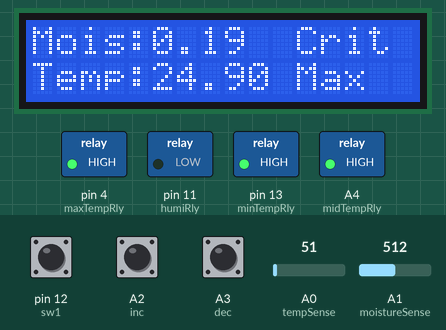
The sketch below on a simulated Arduino Mega 2560, built with avr-gcc and run on an emulated ATmega2560. On the bench: 16×2 character LCD, switched loads named in the sketch (green lamp = pin HIGH). The test bench sets the inputs (shaded band); at power-on: A1 (moistureSense) = 512, pin 12 (sw1) HIGH, A0 (tempSense) = 51, A2 (inc) HIGH, A3 (dec) HIGH. EEPROM starts erased; the modem accepts every AT command (registered, SIM ready, sends succeed) and sends nothing else; what the sketch prints to the serial monitor is not drawn.

Above: at 20.0 s.
20.1 s: A1 (moistureSense) set to 527
At 28.4 s:
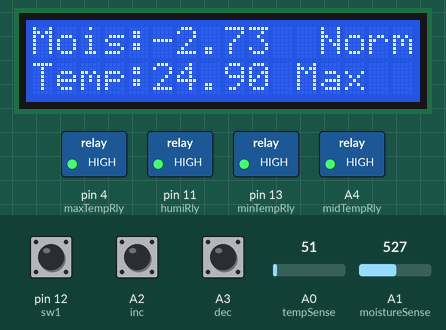
35.3 s: pin 12 (sw1) pulled LOW for 3.2 s
At 39.7 s:
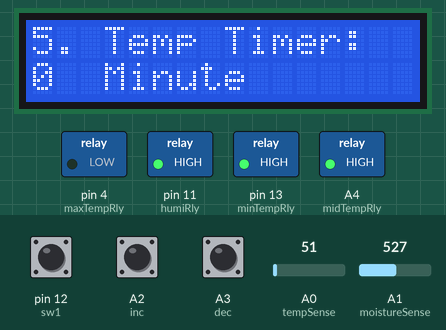
40.0 s: pin 12 (sw1) pulled LOW for 0.2 s
At 41.6 s:
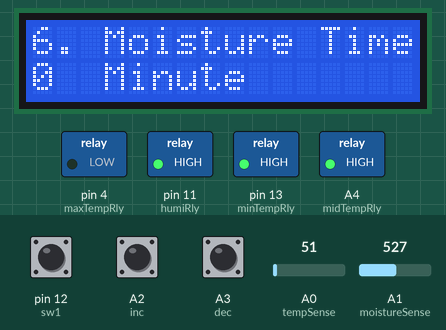
42.2 s: pin 12 (sw1) pulled LOW for 1 s
At 43.0 s:
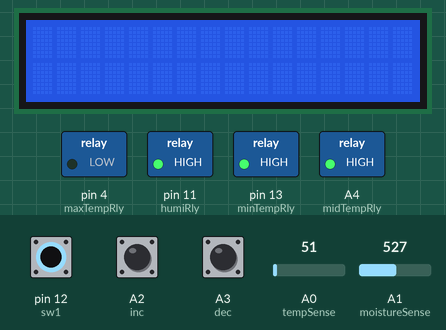
44.7 s: A0 (tempSense) set to 15
At 49.1 s:
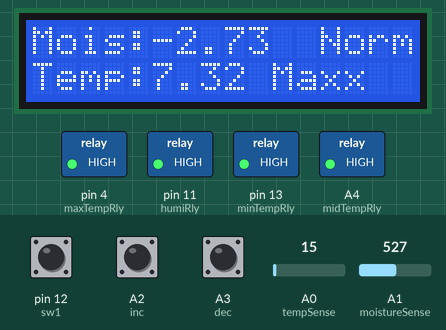
51.2 s: A1 (moistureSense) set to 511
At 52.7 s:
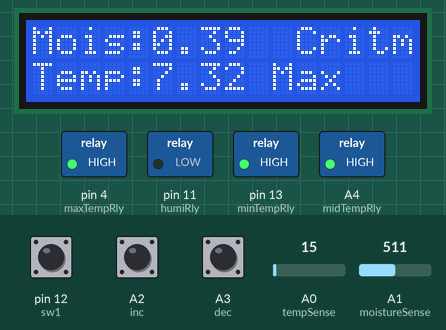
Timing chart, 0 to 59.9 s (numbered marks = the images above; inputs shaded):
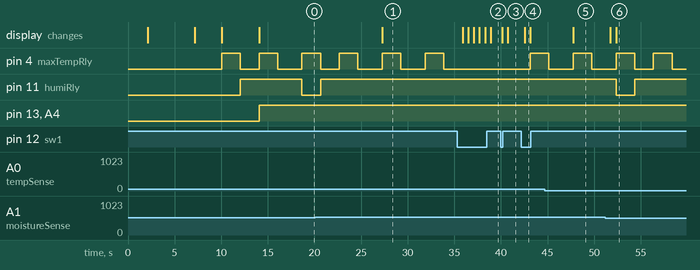

The sketch:

IOT_TEM_HUMI_okk_tested.ino
```cpp
#include<EEPROM.h>
#include<LM35.h>
#include<ThingSpeak.h>
#include<LiquidCrystal.h>
LiquidCrystal lcd(5, 6, 7, 8, 9, 10);
#include<Timer.h>
Timer t;
#include <SoftwareSerial.h>
SoftwareSerial Serial1(2, 3);//tx,rx//

String str="";

#define sw1 12
#define inc A2
#define dec A3

#define humiRly 11
#define minTempRly 13
#define midTempRly A4
#define maxTempRly 4

int moistureSense=A1;
int tempSense=A0;

char setFlag;
long count,count1;
int val;

float offset=0;

const char *host = "api.thingspeak.com";
char *api_key = "FF7K2ORV8BCHQ3T2";
static char postUrl[150];
float humi, tem;

long humiTimer,tempTimer;
unsigned int humiTimerCount,tempTimerCount;
long humiTime=0;

enum
{
  temMinLoc = 0,
  temMidLoc,
  temMaxLoc,
  humiLoc,
  temTimerLoc,
  humiTimerLoc,
};

void serialEvent1()
{
  while(Serial1.available())
  {
    char ch=Serial1.read();
  //  Serial.print(ch);
    str+=ch;
  }
}

void connect_wifi(String cmd, String res, int t)
{
  int temp = 0, i = 0;
  while (1)
  {
    //lcd.clear();
    //lcd.print(cmd);
    //Serial.println(cmd);
    str="";
    Serial1.println(cmd);
    delay(1000);
    serialEvent1();
    Serial.print(str);
    if(str.indexOf(res)>=0)
    {
      break;
    }
    delay(t);
    if (i > 5)
      break;
    i++;
  }
}

void send2server()
{
  count1++;
  if(count1>=120)
  {
    count1=0;
  lcd.clear();
  lcd.print("Sending Data ");
  lcd.setCursor(0,1);
  lcd.print("To Server");
  char tempStr[8];
  char humidStr[8];
  dtostrf(tem, 5, 3, tempStr);
  dtostrf(humi, 5, 3, humidStr);
  sprintf(postUrl, "update?api_key=%s&field1=%s&field2=%s", api_key, tempStr, humidStr);
  httpGet("api.thingspeak.com", postUrl, 80);
  httpGet("api.thingspeak.com", postUrl, 80);
  lcd.clear();
  }
}

void httpGet(String ip, String path, int port)
{
  int resp;
  String atHttpGetCmd = "GET /" + path + " HTTP/1.0\r\n\r\n";
  //AT+CIPSTART="TCP","192.168.20.200",80
  String atTcpPortConnectCmd = "AT+CIPSTART=\"TCP\",\"" + ip + "\"," + port + "";
  connect_wifi(atTcpPortConnectCmd, "CONNECT", 2000);
  int len = atHttpGetCmd.length();
  String atSendCmd = "AT+CIPSEND=";
  atSendCmd += len;
  Serial1.println(atSendCmd);
  delay(1000);
  Serial1.println(atHttpGetCmd);
  delay(2000);
}

void Manu()
{
  setFlag=1;
  if (digitalRead(sw1) == 0)
  {
    count++;
    if (count>6)
      count = 0;
    setFlag = 0;
    lcd.clear();
    if(count == 1)
    val=EEPROM.read(temMinLoc);
    else if(count == 2)
    val=EEPROM.read(temMidLoc);
    else if(count == 3)
    val=EEPROM.read(temMaxLoc);
    else if(count == 4)
    val=EEPROM.read(humiLoc);
    else if(count == 5)
    val=EEPROM.read(temTimerLoc);
    else if(count == 6)
    val=EEPROM.read(humiTimerLoc);
  }

 /* else if (digitalRead(ok) == 0)
  {
    setFlag = 1;
    delay(500);
  }
*/
  else if (digitalRead(inc) == 0)
  {
    val++;
    if (val >= 100)
      val = 0;
      delay(75);
  }

  else if (digitalRead(dec) == 0)
  {
    val--;
    if (val <= 0)
      val = 100;
      delay(75);
  }

  switch (count)
  {

    case 1:
      lcd.setCursor(0, 0);
      lcd.print("1. Temp Min:");
      if (setFlag)
      {
        lcd.setCursor(0, 1);
       // val = (int)EEPROM.read(temMinLoc) + val;
        lcd.print(val);
        EEPROM.write(temMinLoc, val);
       //                 lcd.setCursor(6, 1);
        lcd.print(" *C");
      }
      break;

    case 2:
      lcd.setCursor(0, 0);
      lcd.print("2. Temp Mid:");
      if (setFlag)
      {
       lcd.setCursor(0, 1);
       // val = EEPROM.read(temMidLoc) + val;
        lcd.print(val);
        EEPROM.write(temMidLoc, val);
                    //    lcd.setCursor(6, 1);
        lcd.print(" *C");
      }
      break;

    case 3:
      lcd.setCursor(0, 0);
      lcd.print("3. Temp Max:");
      if (setFlag)
      {
        lcd.setCursor(0, 1);
        //val = (int)EEPROM.read(temMaxLoc) + val;
        lcd.print(val);
          //      lcd.setCursor(6, 1);
        lcd.print(" *C");
        EEPROM.write(temMaxLoc, val);
      }
      break;

    case 4:
      lcd.setCursor(0, 0);
      lcd.print("4. Moisture limit:");
      if (setFlag)
      {
       // lcd.setCursor(0, 1);
        //val = EEPROM.read(humiLoc) + val;

                lcd.setCursor(0, 1);
                lcd.print(val);
        lcd.print(" %");
        EEPROM.write(humiLoc, val);
      }
      break;

    case 5:
      lcd.setCursor(0, 0);
      lcd.print("5. Temp Timer:");
      if (setFlag)
      {
      //  lcd.setCursor(0, 1);
        //val = EEPROM.read(temTimerLoc) + val;

      //  lcd.print("      ");
                lcd.setCursor(0, 1);
                lcd.print(val);
        lcd.print("  Minute");
        EEPROM.write(temTimerLoc, val);
      }
      break;

    case 6:
      lcd.setCursor(0, 0);
      lcd.print("6. Moisture Timer:");
      if (setFlag)
      {
      //
        //val = EEPROM.read(humiTimerLoc) + val;
        lcd.setCursor(0, 1);
        lcd.print(val);
        lcd.print("  Minute");
        EEPROM.write(humiTimerLoc, val);
      }
      break;
  }
  lcd.print("     ");
  delay(400);
}

void timerFun()
{
 // humiTimerCount++;
  tempTimerCount++;
}

void setup()
{
  lcd.begin(16, 2);
  lcd.clear();
  lcd.print("  Temp & Humi    ");
  lcd.setCursor(0, 1);
  lcd.print("Control & Monitor");
  delay(2000);
  Serial1.begin(9600);
  Serial.begin(9600);
   lcd.clear();
    lcd.print("WIFI Connecting");
    lcd.setCursor(0,1);
    lcd.print("Please wait....");
  //  Serial.println("Connecting Wifi....");
    Serial1.println("AT+UART_DEF=9600,8,1,0,0");
    connect_wifi("AT","OK",1000);
    connect_wifi("ATE1","OK",1000);
    Serial1.println("AT+CWMODE=3");
    delay(1000);
    connect_wifi("AT+CWQAP","OK",1000);
//    connect_wifi("AT+RST",5000);
    connect_wifi("AT+CWJAP=\"harshit\",\"12345678\"","CONNECT",5000);
 // connect_wifi("AT+CWJAP=\"Redmi\",\"arishkhan\"","CONNECT",5000);
    Serial.println("Wifi Connected");
    lcd.clear();
    lcd.print("WIFI Connected.");

 // pinMode(heart, OUTPUT);
  pinMode(sw1, INPUT_PULLUP);
  pinMode(inc, INPUT_PULLUP);
  pinMode(dec, INPUT_PULLUP);
  pinMode(humiRly, OUTPUT);
  pinMode(minTempRly, OUTPUT);
  pinMode(midTempRly, OUTPUT);
  pinMode(maxTempRly, OUTPUT);
  for (int i = 0 ; i < 255 ; i++)
  {
    if(EEPROM.read(i) == 255)
    EEPROM.write(i, 0);
  }
  delay(2000);
float val1=0;
  for(int i=0;i<50;i++)
{
  val1+=analogRead(moistureSense);
}
offset=((val1/50)/100)+0.01;
Serial.println(offset);

  //t.oscillate(heart, 1000, LOW);
 t.every(30000, send2server);
//  t.every(1000, timerFun);
  lcd.clear();
}

void loop()
{
  if (count == 0)
  {
    //pinMode(moistureSense, OUTPUT);
   // pinMode(moistureSense, INPUT);
    float val1=analogRead(moistureSense);

    Serial.println(val1);
    humi =100.0-((val1/offset));
    lcd.setCursor(0, 0);
    lcd.print("Mois:");
    lcd.print(humi);

    if(humi < EEPROM.read(humiLoc))
    {
      lcd.print("  Norm");
      digitalWrite(humiRly, HIGH);
      //humiTimer=0;
    }

    else
    {
      lcd.print("  Crit");
      if(humiTimer == 0)
      {
       // lcd.print("HumiRly ON");
        digitalWrite(humiRly, LOW);
        digitalWrite(maxTempRly, HIGH);
        humiTimer=1;
        humiTimerCount=millis();
        Serial.println(humiTimerCount);
        humiTime=((int)EEPROM.read(humiTimerLoc) * 60000);
        Serial.print("Humi Time:");
        Serial.println(humiTime);
        delay(2000);
      //  lcd.clear();
      }
    }
    Serial.println(millis()-humiTimerCount);

    if((millis()-humiTimerCount > humiTime) && humiTimer == 1)
    {
     //  lcd.clear();
       //lcd.print("HumiRly OFF");
       digitalWrite(humiRly, HIGH);
       digitalWrite(maxTempRly, LOW);
       humiTimer=0;
       delay(2000);
      // lcd.clear();
    }

   float val=analogRead(tempSense);
    Serial.println(val);
    tem = val*(5.0/1024.0)*100.0;

    lcd.setCursor(0, 1);
    lcd.print("Temp:");
    lcd.print(tem);

    if(tem < EEPROM.read(temMinLoc))
    {
      lcd.print("  Norm");
      digitalWrite(minTempRly, LOW);
      digitalWrite(midTempRly, LOW);
      //digitalWrite(maxTempRly, LOW);
    }

    else if((tem < EEPROM.read(temMidLoc)) && tem>EEPROM.read(temMinLoc))
    {
      lcd.print("  Min");
      digitalWrite(minTempRly, HIGH);
      digitalWrite(midTempRly, LOW);
      //digitalWrite(maxTempRly, LOW);
    }

    else if((tem < EEPROM.read(temMaxLoc)) && (tem > EEPROM.read(temMidLoc)))
    {
      lcd.print("  Mid");
      digitalWrite(minTempRly, HIGH);
      digitalWrite(midTempRly, HIGH);
      //digitalWrite(maxTempRly, LOW);
    }

    else if(tem > EEPROM.read(temMaxLoc) )
    {
      digitalWrite(minTempRly, HIGH);
      digitalWrite(midTempRly, HIGH);

      if(tempTimer == 0)
      {
        lcd.print(" Max");
        tempTimer=1;
        digitalWrite(maxTempRly, HIGH);
        tempTimerCount=millis();
        delay(2000);
       // lcd.clear();
      }
    }

    if((millis()-tempTimerCount > ((int)EEPROM.read(temTimerLoc) * 60000)) && tempTimer == 1)
    {
       //lcd.clear();
       //lcd.print("Temp Rly OFF");
       digitalWrite(maxTempRly, LOW);
       tempTimer=0;
       delay(2000);
       //lcd.clear();
    }
  }
  Manu();
  delay(200);
  t.update();
}
```

Measured:
- the behaviour switches between 513 and 514 on A1 (moistureSense) (found by bisection; images 0 and 1)
- after the input at 20.1 s, pin 11 (humiRly): goes on until 20.7 s, then stays HIGH; the display: changes after 7.2 s (image 1)
- after the input at 35.3 s, pin 4 (maxTempRly): stays LOW (without the input it goes to HIGH after 1.2 s); the display: first changes after 0.59 s (image 2 shows a later state)
- after the input at 40.0 s, the display: first changes after 0.12 s (image 3 shows a later state)
- after the input at 42.2 s, pin 4 (maxTempRly): LOW → HIGH after 0.94 s; the display: changes after 0.34 s (image 4)
- after the input at 44.7 s, the display: changes after 3.0 s (image 5)
- after the input at 51.2 s, pin 11 (humiRly): HIGH → LOW after 1.2 s, → HIGH 2.0 s later; the display: first differs from a run without the input after 1.2 s (image 6)
- by itself, pin 4 (maxTempRly): repeats every 4.6 s: HIGH 2.0 s, LOW 2.6 s
